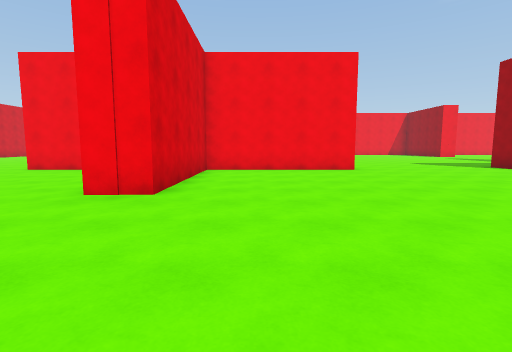
[1] (above)

21 first-person views from a walk through a Unity game level. The camera is 1.4 m above the floor, tilts 6° down and sees 85° across. The floor is counted in squares, 2 m on a side. Each view is taken from the middle of a square. On the plan, view 1 faces up. The plan holds only what a view shows up to about 9 squares ahead; the rest is blank. The place goes on beyond the plan.

[2]
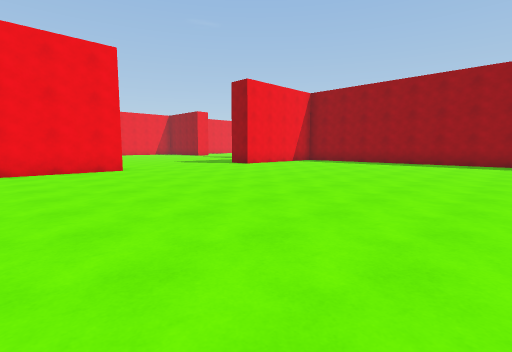

[3]
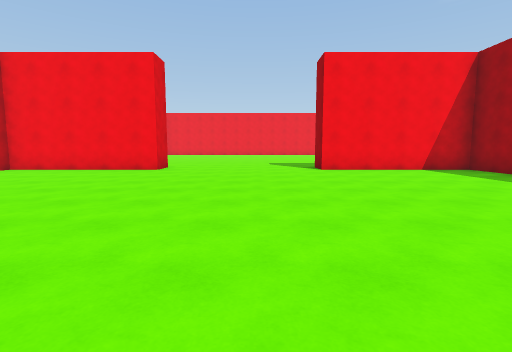

[4]
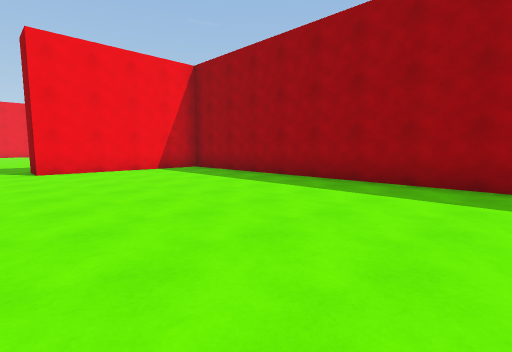

[5]
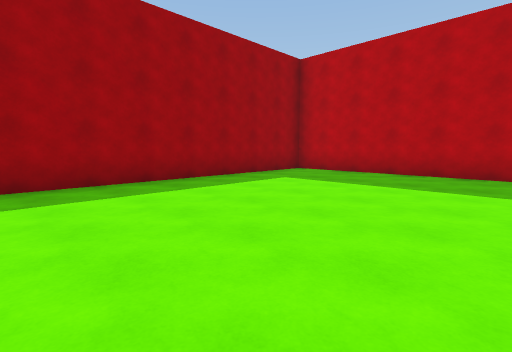

[6]
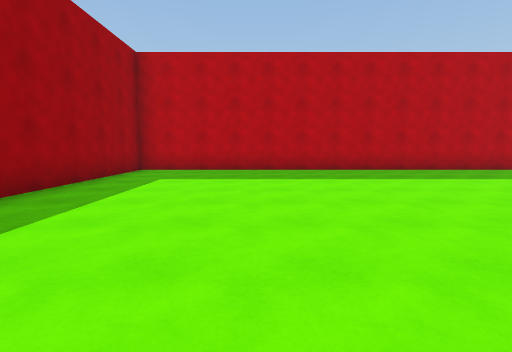

[7]
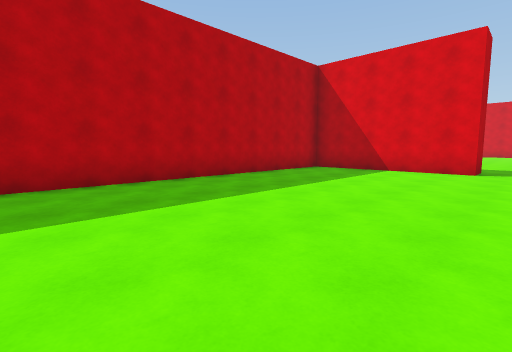

[8]
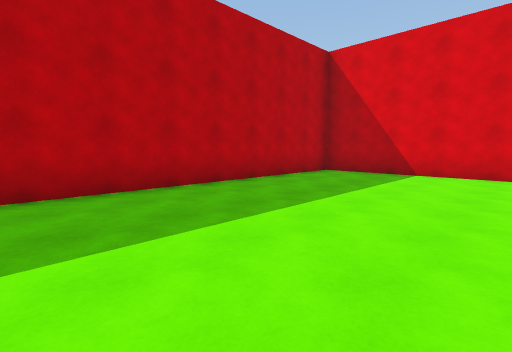

[9]
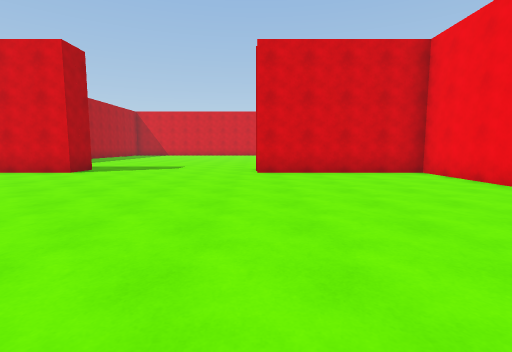

[10]
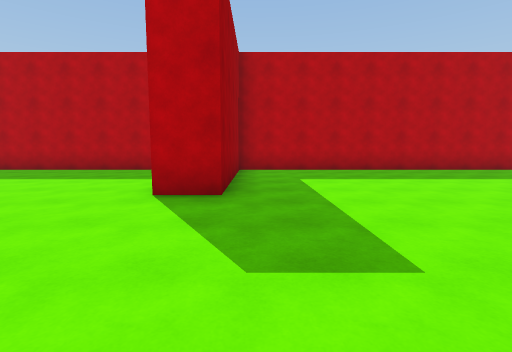

[11]
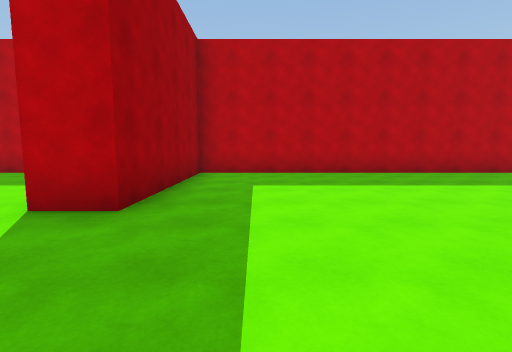

[12]
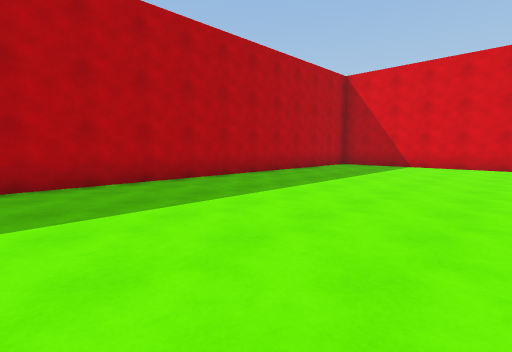

[13]
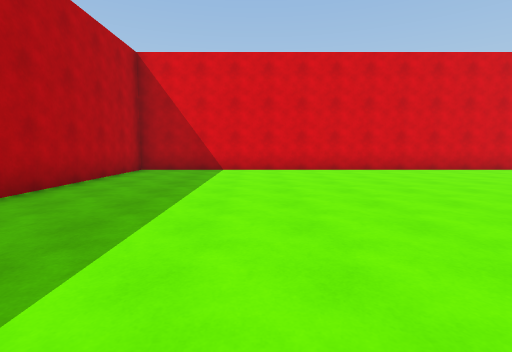

[14]
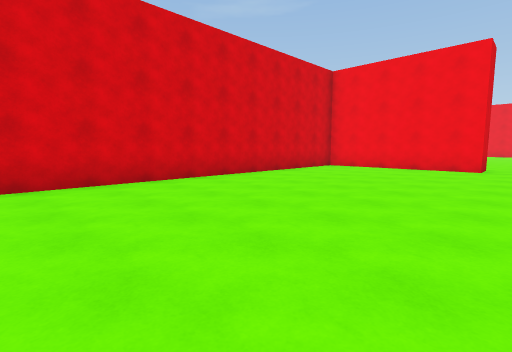

[15]
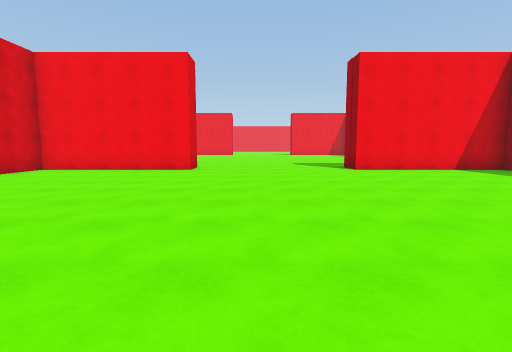

[16]
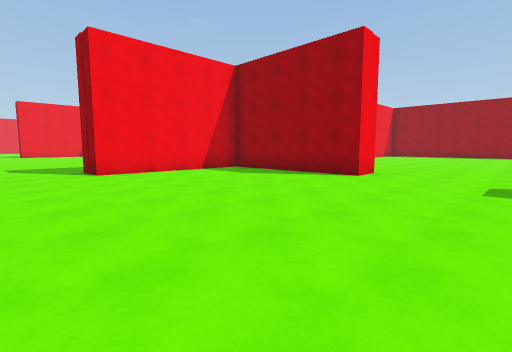

[17]
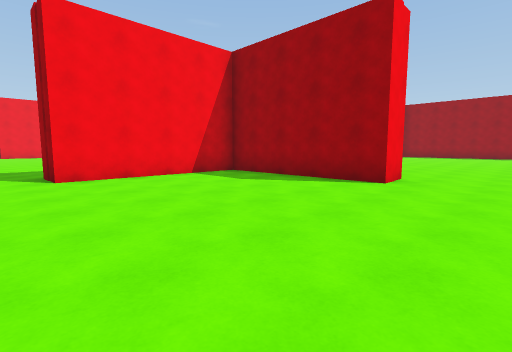

[18]
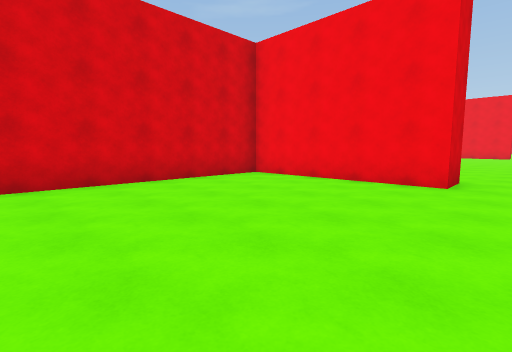

[19]
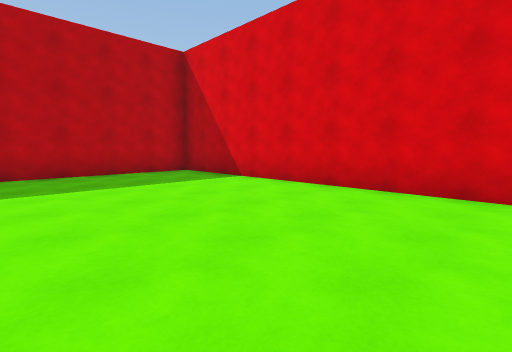

[20]
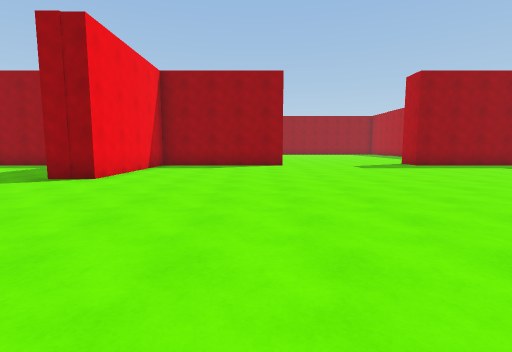

[21]
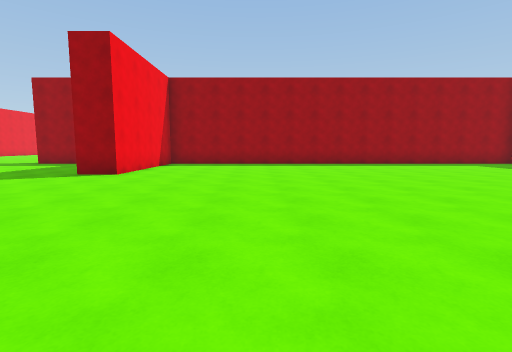

### Floor plan
Points are (right, up) in squares from view 1. A wall is a line through its corners. A room is listed if a view was taken in it or the views show most of it. See-through windows are left out.
Room 1 (views 1, 2, 3, 4, 5, 6, 7, 8, 9, 21)
walls: (3, 9) (3, 8.5) (-1.5, 8.5) (-1.5, 4); (-1.5, -1) (-1.5, -5.5) (12.5, -5.5) (12.5, 8.5) (8, 8.5) (8, 9.5)
ways out: opening at (-1.2, 1) to room 2
Room 2 (views 10, 11, 12, 13, 14, 15, 16, 17, 18, 19, 20)
walls: (-1.5, 4) (-2.5, 4) (-2.5, 8.5) (-7, 8.5) (-7, 9.5); (-12, 9.5) (-12, 8.5) (-16.5, 8.5) (-16.5, -5.5) (-2.5, -5.5) (-2.5, -1) (-1.5, -1)
ways out: opening at (-1.2, 1) to room 1

Where each view was taken, in squares from view 1:
view 1: 0 up, 0 right, facing up
view 2: 0 up, 0 right, facing up-right
view 3: 0 up, 6 right, facing up
view 4: 0 up, 7 right, facing up-right
view 5: 2 up, 7 right, facing down-right
view 6: 3 up, 9 right, facing down
view 7: 0 up, 7 right, facing down-left
view 8: 1 down, 6 right, facing down-left
view 9: 4 up, 6 right, facing left
view 10: 3 up, 3 left, facing down
view 11: 2 up, 4 left, facing down
view 12: 0 up, 6 left, facing down-left
view 13: 2 down, 8 left, facing left
view 14: 1 down, 11 left, facing up-left
view 15: 0 up, 10 left, facing up
view 16: 1 up, 9 left, facing up-right
view 17: 2 up, 8 left, facing up-right
view 18: 3 up, 11 left, facing up-left
view 19: 2 up, 12 left, facing down-left
view 20: 5 up, 13 left, facing right
view 21: 5 up, 1 right, facing right
